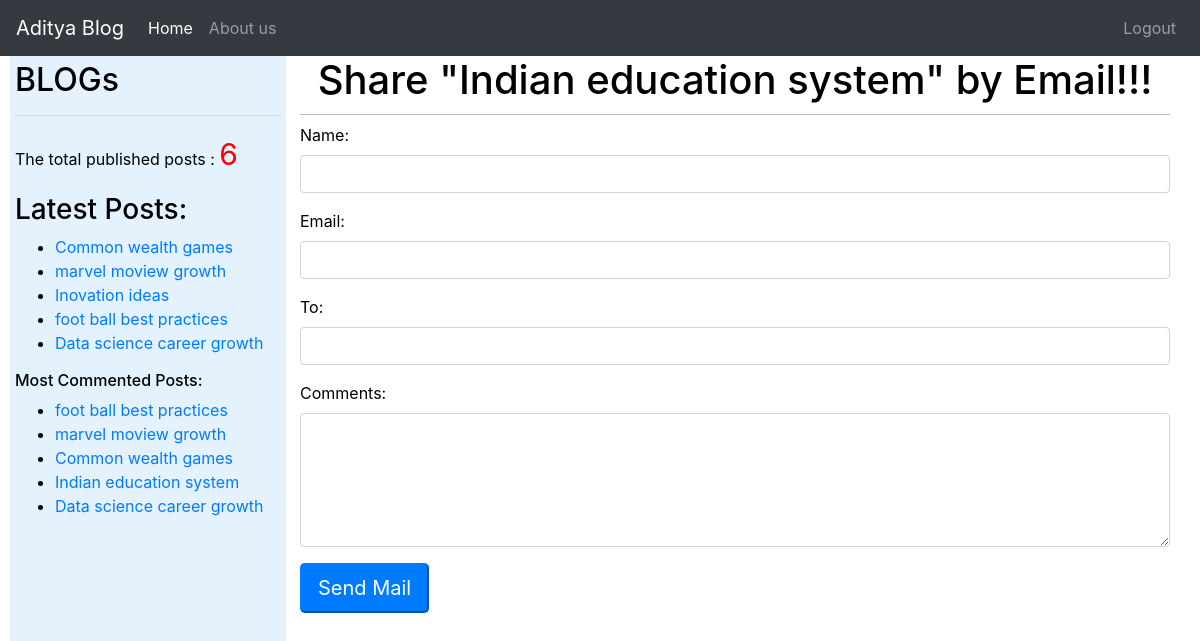
Page /2/share/ (signed in) on the committed database.
### blog/models.py (models this page shows, shortened)
class Post(models.Model):
    STATUS_CHOICES = (('draft', 'Draft'), ('published', 'Published'))
    title = models.CharField(max_length=264)
    slug = models.SlugField(max_length=264, unique_for_date='publish')
    author = models.ForeignKey(User, on_delete=models.CASCADE, related_name='blog_posts')
    body = models.TextField()
    publish = models.DateTimeField(default=timezone.now)
    created = models.DateTimeField(auto_now_add=True)  # datetime of create() action
    updated = models.DateTimeField(auto_now=True)  # date itme of save() action
    status = models.CharField(max_length=10, choices=STATUS_CHOICES, default='draft')
    objects = CustomManager()
    tags = TaggableManager()
    class Meta:
        ordering = ('-publish',)
    def get_absolute_url(self):
        return reverse('post_detail', args=[self.publish.year,
        self.publish.strftime('%m'), self.publish.strftime('%d'), self.slug])

### blog/views.py (the view)
# urls.py: path('<int:id>/share/', views.mail_send_view),
@login_required
def mail_send_view(request, id):
    post = get_object_or_404(Post, id=id, status='published')
    sent = False
    form = None  # Initialize the form variable outside the conditional blocks
    if request.method == 'POST':
        form = EmailSendForm(request.POST)
        if form.is_valid():
            cd = form.cleaned_data
            post_url = request.build_absolute_uri(post.get_absolute_url())
            subject = '{} ({}) recommends you to read "{}"'.format(cd['name'], cd['email'], post.title)
            message = 'Read Post At: \n{}\n\n{}\'s Comments:\n{}'.format(post_url, cd['name'], cd['comments'])
            send_mail(subject, message, 'durga@blog.com', [cd['to']])
            sent = True
    else:
        form = EmailSendForm()  # For GET requests or if form is not valid, create a new form instance
    return render(request, 'blog/sharebymail.html', {'post': post, 'form': form, 'sent': sent})

### blog/forms.py
class EmailSendForm(forms.Form):
    name = forms.CharField(widget=forms.TextInput(attrs={'class': 'form-control'}))
    email = forms.EmailField(widget=forms.EmailInput(attrs={'class': 'form-control'}))
    to = forms.EmailField(widget=forms.EmailInput(attrs={'class': 'form-control'}))
    comments = forms.CharField(required=False, widget=forms.Textarea(attrs={'class': 'form-control', 'rows': 5}))

### blog/models.py (called while the page is built)
    def get_queryset(self):
        return super().get_queryset().filter(status='published')

### blog/templatetags/blog_tags.py (called while the page is built)
@register.simple_tag
def total_posts():
    return Post.objects.count()

@register.inclusion_tag('blog/latest_posts.html')
def show_latest_posts(count=5):
    latest_posts=Post.objects.order_by('-publish')[:count]
    return {'latest_posts':latest_posts}

@register.simple_tag
def get_most_commented_posts(count=5):
    return Post.objects.annotate(total_comments=Count('comments')).order_by('-total_comments')[:count]

### templates/blog/sharebymail.html (shortened to what this page needs)
{% extends 'blog/base.html' %}
{% block content %}
    {% if sent %}
        <h1>Email Successfully Sent !!!</h1>
        <p>"{{post.title}}" was sent by email</p>
    {% else %}
        <h1>Share "{{post.title}}" by Email!!!</h1>
        <form method="post">
            {{form.as_p}}
            <input type="submit" name="" class='bt btn-lg btn-primary' value="Send Mail">
        </form>
    {% endif %}
{% endblock content %}

### templates/blog/base.html (shortened to what this page needs)
<!DOCTYPE html>
{% load blog_tags %}
{% load static %}
<html lang="en">
<head>
    {% block bootstrap_css %}
        <link rel="stylesheet" href="https://cdn.jsdelivr.net/npm/bootstrap@4.6.2/dist/css/bootstrap.min.css">
    {% endblock bootstrap_css %}
    <link rel="stylesheet" href="{% static 'css/blog.css' %}">
</head>
<body>
<nav class="navbar navbar-expand-lg navbar-dark bg-dark">
        <a class="navbar-brand" href="/">Aditya Blog</a>
            <ul class="navbar-nav mr-auto">
                 <li class="nav-item active">
                    <a class="nav-link" href="/home">Home <span class="sr-only">(current)</span></a>
                 </li>
                 <li class="nav-item">
                    <a class="nav-link" href="/about">About us</a>
                 </li>
            </ul>
            <ul class="navbar-nav ml-auto">
                 {% if user.is_authenticated %}
                    <li class="nav-item">
                        <a class="nav-link" href="/accounts/logout">Logout</a>
                    </li>
                 {% endif %}
            </ul>
</nav>
<div class="content">
    {% block content %}
    {% endblock %}
</div>
<div class="con">
    <div class="sidebar">
        <h2> BLOGs</h2><hr>
        <p>The total published posts :
            <span style="font-size: 30px; color:red;">
                {% total_posts %}
            </span>
        </p>
        <h3>Latest Posts:</h3>{% show_latest_posts %}
        <h6>Most Commented Posts:</h6>
            {% get_most_commented_posts as most_commented_posts %}
            <ul>
            {% for post in most_commented_posts %}
            <li><a href="{{post.get_absolute_url}}" id='la'>{{post.title}}</a></li>
            {% endfor %}
            </ul>
    </div>
</div>
</body>
</html>

### templates/blog/latest_posts.html
<ul>
{% for post in latest_posts %}
    <li><a href="{{post.get_absolute_url}}">{{post.title}}</a></li>
{% endfor %}
</ul>

### static/css/blog.css (style rules this page uses)
.content { float: right; width: 75%; padding: 0 30px 0 0; }
.sidebar { text_align: center; }
h1 { text-align: center; border-bottom: 1px solid #bbb; padding: 0 0 10px; }
body { color: black; text-align: justify; }
.con { padding: 5px; margin-left: 10px; float: left; width: 23%; background: #e3f2fd; height: 100vh; overflow-y: auto; }

### rows in the picture
Post: title "Indian education system"
Post: title "Common wealth games"
Post: title "marvel moview growth"
Post: title "Inovation ideas"
Post: title "foot ball best practices"
Post: title "Data science career growth"
